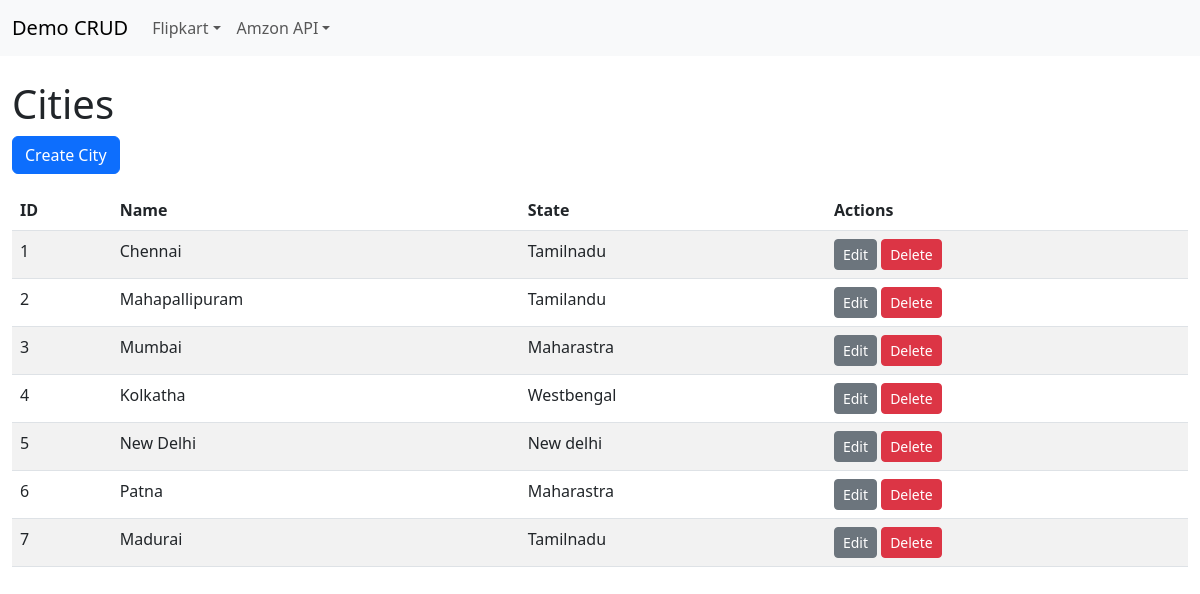
The page /flipkart/web/cities/ on the database its author committed.
### flipkart/models.py (models this page shows, shortened)
class City(models.Model):
    city = models.CharField(max_length=100)
    state = models.CharField(max_length=100)
    pin_code = models.IntegerField(null=True, blank=True)

### flipkart/views.py (the view)
# urls.py: path('web/cities/', views.city_list_web, name='flipkart-city-list-web'),
def city_list_web(request):
	cities = City.objects.all()
	return render(request, 'flipkart/city_list.html', {'cities': cities})

### flipkart/templates/flipkart/city_list.html
{% extends 'base.html' %}
{% block content %}
<h1>Cities</h1>
<a class="btn btn-primary mb-3" href="{% url 'flipkart-city-create-web' %}">Create City</a>
<table class="table table-striped">
    <thead><tr><th>ID</th><th>Name</th><th>State</th><th>Actions</th></tr></thead>
    <tbody>
    {% for c in cities %}
        <tr>
            <td>{{ c.id }}</td>
            <td>{{ c.city }}</td>
            <td>{{ c.state }}</td>
            <td>
                <a class="btn btn-sm btn-secondary" href="{% url 'flipkart-city-edit-web' c.id %}">Edit</a>
                <a class="btn btn-sm btn-danger" href="{% url 'flipkart-city-delete-web' c.id %}">Delete</a>
            </td>
        </tr>
    {% empty %}
        <tr><td colspan="4">No cities yet</td></tr>
    {% endfor %}
    </tbody>
</table>
{% endblock %}

### rows shown on the page
City: id "1", city "Chennai", state "Tamilnadu"
City: id "2", city "Mahapallipuram", state "Tamilandu"
City: id "3", city "Mumbai", state "Maharastra"
City: id "4", city "Kolkatha", state "Westbengal"
City: id "5", city "New Delhi", state "New delhi"
City: id "6", city "Patna", state "Maharastra"
City: id "7", city "Madurai", state "Tamilnadu"
